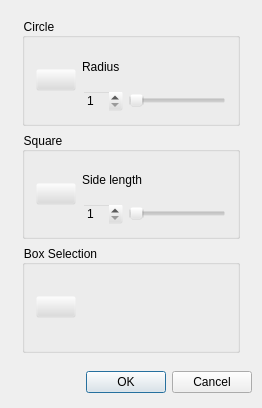
<?xml version="1.0" encoding="UTF-8"?>
<ui version="4.0">
 <class>FreeFormWidget</class>
 <widget class="QWidget" name="FreeFormWidget">
  <property name="geometry">
   <rect>
    <x>0</x>
    <y>0</y>
    <width>262</width>
    <height>408</height>
   </rect>
  </property>
  <property name="windowTitle">
   <string>FreeFormWidget</string>
  </property>
  <layout class="QGridLayout" name="gridLayout">
   <property name="leftMargin">
    <number>10</number>
   </property>
   <property name="topMargin">
    <number>0</number>
   </property>
   <property name="rightMargin">
    <number>10</number>
   </property>
   <property name="bottomMargin">
    <number>15</number>
   </property>
   <item row="0" column="0">
    <widget class="TitleBar" name="titleBar" native="true"/>
   </item>
   <item row="1" column="0">
    <widget class="QScrollArea" name="scrollArea">
     <property name="styleSheet">
      <string notr="true">background-color: rgba(220, 220, 220, 0)</string>
     </property>
     <property name="widgetResizable">
      <bool>true</bool>
     </property>
     <widget class="QWidget" name="scrollAreaWidgetContents">
      <property name="geometry">
       <rect>
        <x>0</x>
        <y>0</y>
        <width>240</width>
        <height>346</height>
       </rect>
      </property>
      <layout class="QVBoxLayout" name="verticalLayout">
       <item>
        <widget class="QGroupBox" name="gb_circle">
         <property name="title">
          <string>Circle</string>
         </property>
         <layout class="QGridLayout" name="gridLayout_2">
          <item row="0" column="0">
           <layout class="QHBoxLayout" name="horizontalLayout_2">
            <item>
             <widget class="QPushButton" name="pb_circleImage">
              <property name="styleSheet">
               <string notr="true"/>
              </property>
              <property name="text">
               <string/>
              </property>
              <property name="checkable">
               <bool>true</bool>
              </property>
              <property name="autoDefault">
               <bool>true</bool>
              </property>
             </widget>
            </item>
            <item>
             <layout class="QVBoxLayout" name="verticalLayout_2">
              <item>
               <widget class="QLabel" name="lb_circleRadius">
                <property name="text">
                 <string>Radius</string>
                </property>
               </widget>
              </item>
              <item>
               <layout class="QHBoxLayout" name="horizontalLayout">
                <item>
                 <widget class="QSpinBox" name="sb_circleRadius">
                  <property name="minimum">
                   <number>1</number>
                  </property>
                  <property name="maximum">
                   <number>10</number>
                  </property>
                 </widget>
                </item>
                <item>
                 <widget class="QSlider" name="sl_circleRadius">
                  <property name="minimum">
                   <number>1</number>
                  </property>
                  <property name="maximum">
                   <number>10</number>
                  </property>
                  <property name="value">
                   <number>1</number>
                  </property>
                  <property name="orientation">
                   <enum>Qt::Horizontal</enum>
                  </property>
                 </widget>
                </item>
               </layout>
              </item>
             </layout>
            </item>
           </layout>
          </item>
         </layout>
        </widget>
       </item>
       <item>
        <widget class="QGroupBox" name="gb_square">
         <property name="title">
          <string>Square</string>
         </property>
         <layout class="QGridLayout" name="gridLayout_3">
          <item row="0" column="0">
           <layout class="QHBoxLayout" name="horizontalLayout_4">
            <item>
             <widget class="QPushButton" name="pb_squareImage">
              <property name="styleSheet">
               <string notr="true"/>
              </property>
              <property name="text">
               <string/>
              </property>
              <property name="checkable">
               <bool>true</bool>
              </property>
             </widget>
            </item>
            <item>
             <layout class="QVBoxLayout" name="verticalLayout_3">
              <item>
               <widget class="QLabel" name="lb_squareSideLength">
                <property name="text">
                 <string>Side length</string>
                </property>
               </widget>
              </item>
              <item>
               <layout class="QHBoxLayout" name="horizontalLayout_3">
                <item>
                 <widget class="QSpinBox" name="sb_squareRadius">
                  <property name="minimum">
                   <number>1</number>
                  </property>
                  <property name="maximum">
                   <number>10</number>
                  </property>
                 </widget>
                </item>
                <item>
                 <widget class="QSlider" name="sl_squareRadius">
                  <property name="minimum">
                   <number>1</number>
                  </property>
                  <property name="maximum">
                   <number>10</number>
                  </property>
                  <property name="orientation">
                   <enum>Qt::Horizontal</enum>
                  </property>
                 </widget>
                </item>
               </layout>
              </item>
             </layout>
            </item>
           </layout>
          </item>
         </layout>
        </widget>
       </item>
       <item>
        <widget class="QGroupBox" name="groupBox">
         <property name="title">
          <string>Box Selection</string>
         </property>
         <layout class="QGridLayout" name="gridLayout_4">
          <item row="0" column="0">
           <layout class="QHBoxLayout" name="horizontalLayout_5">
            <item>
             <widget class="QPushButton" name="pb_boxSelectionImage">
              <property name="styleSheet">
               <string notr="true"/>
              </property>
              <property name="text">
               <string/>
              </property>
              <property name="checkable">
               <bool>true</bool>
              </property>
             </widget>
            </item>
            <item>
             <spacer name="horizontalSpacer">
              <property name="orientation">
               <enum>Qt::Horizontal</enum>
              </property>
              <property name="sizeHint" stdset="0">
               <size>
                <width>248</width>
                <height>20</height>
               </size>
              </property>
             </spacer>
            </item>
           </layout>
          </item>
         </layout>
        </widget>
       </item>
      </layout>
     </widget>
    </widget>
   </item>
   <item row="2" column="0">
    <widget class="QDialogButtonBox" name="btmbox_widget">
     <property name="standardButtons">
      <set>QDialogButtonBox::Cancel|QDialogButtonBox::Ok</set>
     </property>
    </widget>
   </item>
  </layout>
 </widget>
 <layoutdefault spacing="6" margin="11"/>
 <customwidgets>
  <customwidget>
   <class>TitleBar</class>
   <extends>QWidget</extends>
   <header>titlebar.hpp</header>
   <container>1</container>
  </customwidget>
 </customwidgets>
 <resources/>
 <connections>
  <connection>
   <sender>sl_circleRadius</sender>
   <signal>valueChanged(int)</signal>
   <receiver>sb_circleRadius</receiver>
   <slot>setValue(int)</slot>
   <hints>
    <hint type="sourcelabel">
     <x>163</x>
     <y>163</y>
    </hint>
    <hint type="destinationlabel">
     <x>88</x>
     <y>159</y>
    </hint>
   </hints>
  </connection>
  <connection>
   <sender>sb_circleRadius</sender>
   <signal>valueChanged(int)</signal>
   <receiver>sl_circleRadius</receiver>
   <slot>setValue(int)</slot>
   <hints>
    <hint type="sourcelabel">
     <x>99</x>
     <y>170</y>
    </hint>
    <hint type="destinationlabel">
     <x>124</x>
     <y>169</y>
    </hint>
   </hints>
  </connection>
  <connection>
   <sender>sb_squareRadius</sender>
   <signal>valueChanged(int)</signal>
   <receiver>sl_squareRadius</receiver>
   <slot>setValue(int)</slot>
   <hints>
    <hint type="sourcelabel">
     <x>85</x>
     <y>243</y>
    </hint>
    <hint type="destinationlabel">
     <x>126</x>
     <y>242</y>
    </hint>
   </hints>
  </connection>
  <connection>
   <sender>sl_squareRadius</sender>
   <signal>valueChanged(int)</signal>
   <receiver>sb_squareRadius</receiver>
   <slot>setValue(int)</slot>
   <hints>
    <hint type="sourcelabel">
     <x>150</x>
     <y>252</y>
    </hint>
    <hint type="destinationlabel">
     <x>91</x>
     <y>255</y>
    </hint>
   </hints>
  </connection>
 </connections>
</ui>
